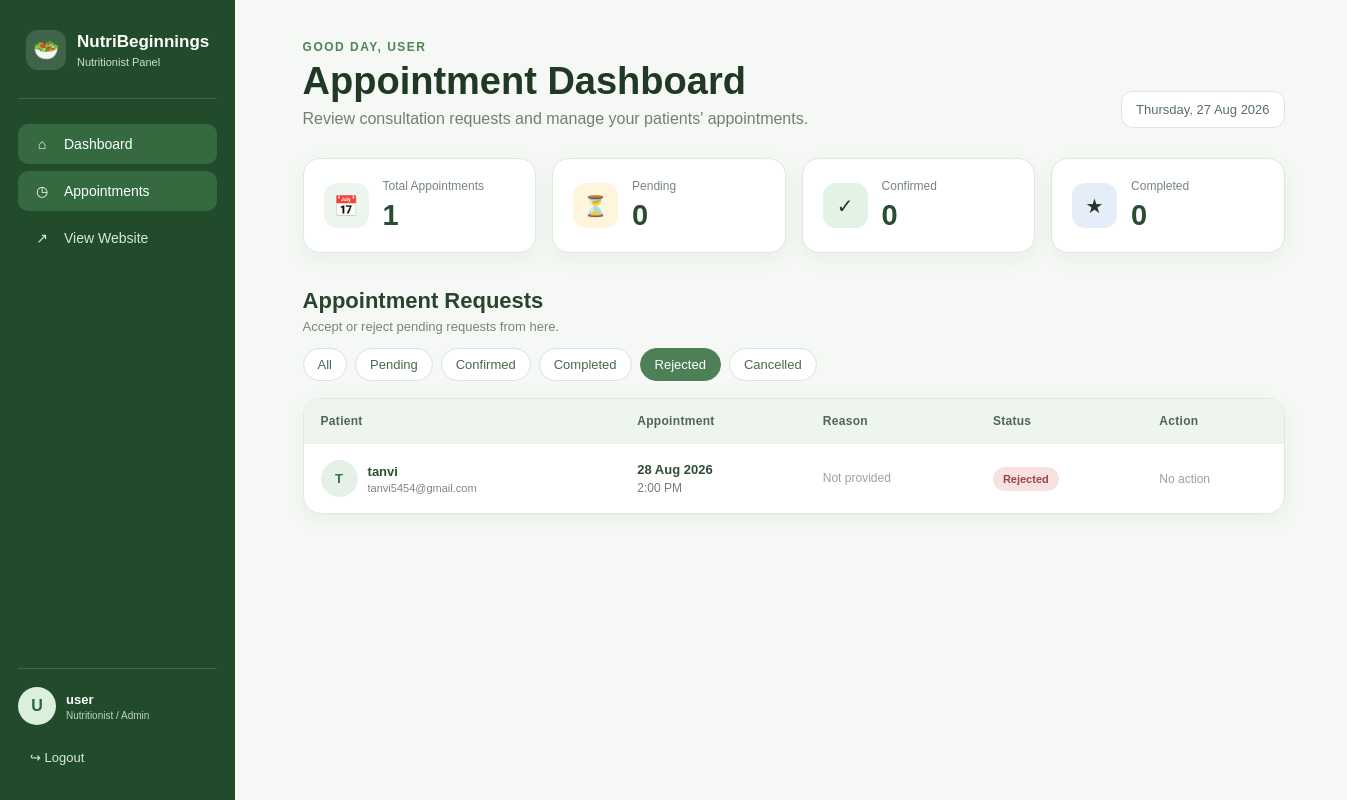
Screenshot of /appointments/admin-dashboard/?status=Rejected (signed in) with the database file from the repository.
### appointments/models.py (models this page shows, shortened)
class Appointment(models.Model):
    STATUS_CHOICES = [
        ('Pending', 'Pending'),
        ('Confirmed', 'Confirmed'),
        ('Completed', 'Completed'),
        ('Cancelled', 'Cancelled'),
        ('Rejected', 'Rejected'),
    ]
    TIME_CHOICES = [
        ('10:00', '10:00 AM'),
        ('11:00', '11:00 AM'),
        ('12:00', '12:00 PM'),
        ('14:00', '2:00 PM'),
        ('15:00', '3:00 PM'),
        ('16:00', '4:00 PM'),
    ]
    user = models.ForeignKey(
        settings.AUTH_USER_MODEL,
        on_delete=models.CASCADE,
        related_name='appointments'
    )
    appointment_date = models.DateField()
    appointment_time = models.CharField(max_length=5, choices=TIME_CHOICES)
    reason = models.TextField(blank=True)
    status = models.CharField(
        max_length=20,
        choices=STATUS_CHOICES,
        default='Pending'
    )
    rejection_message = models.TextField(blank=True, null=True)
    created_at = models.DateTimeField(auto_now_add=True)
    updated_at = models.DateTimeField(auto_now=True)
    class Meta:
        ordering = ['appointment_date', 'appointment_time']
        constraints = [
            models.UniqueConstraint(
                fields=['appointment_date', 'appointment_time'],
                condition=models.Q(status__in=['Pending', 'Confirmed']),
                name='unique_active_appointment_slot'
            )
        ]

### appointments/views.py (the view)
    def wrapped_view(request, *args, **kwargs):
        if not request.user.is_authenticated:
            return redirect('appointments:admin_login')
        if not request.user.is_staff:
            return redirect('appointments:admin_login')
        return view_func(request, *args, **kwargs)

### appointments/views.py (called while the page is built)
def staff_required(view_func):
    def wrapped_view(request, *args, **kwargs):
        if not request.user.is_authenticated:
            return redirect('appointments:admin_login')
        if not request.user.is_staff:
            return redirect('appointments:admin_login')
        return view_func(request, *args, **kwargs)
    return wrapped_view

### appointments/templates/appointments/admin_dashboard.html (shortened to what this page needs)
{% extends 'appointments/admin_base.html' %}
{% block dashboard_active %}active{% endblock %}
{% block appointments_active %}{% if status_filter != 'All' %}active{% endif %}{% endblock %}
{% block content %}
<div class="admin-topbar">
    <div>
        <div class="admin-kicker">GOOD DAY, {{ user.username|upper }}</div>
        <h1>Appointment Dashboard</h1>
        <p>Review consultation requests and manage your patients' appointments.</p>
    </div>
    <div class="admin-date">{{ today|date:'l, d M Y' }}</div>
</div>
<div class="admin-stats">
    <div class="stat-card"><div class="stat-icon">📅</div><div><span>Total Appointments</span><strong>{{ total_count }}</strong></div></div>
    <div class="stat-card pending-stat"><div class="stat-icon">⏳</div><div><span>Pending</span><strong>{{ pending_count }}</strong></div></div>
    <div class="stat-card confirmed-stat"><div class="stat-icon">✓</div><div><span>Confirmed</span><strong>{{ confirmed_count }}</strong></div></div>
    <div class="stat-card completed-stat"><div class="stat-icon">★</div><div><span>Completed</span><strong>{{ completed_count }}</strong></div></div>
</div>
<div class="section-head">
    <div>
        <h2>Appointment Requests</h2>
        <p>Accept or reject pending requests from here.</p>
    </div>
</div>
<div class="filter-bar">
    <a href="{% url 'appointments:admin_dashboard' %}" class="{% if status_filter == 'All' %}active{% endif %}">All</a>
    <a href="?status=Pending" class="{% if status_filter == 'Pending' %}active{% endif %}">Pending</a>
    <a href="?status=Confirmed" class="{% if status_filter == 'Confirmed' %}active{% endif %}">Confirmed</a>
    <a href="?status=Completed" class="{% if status_filter == 'Completed' %}active{% endif %}">Completed</a>
    <a href="?status=Rejected" class="{% if status_filter == 'Rejected' %}active{% endif %}">Rejected</a>
    <a href="?status=Cancelled" class="{% if status_filter == 'Cancelled' %}active{% endif %}">Cancelled</a>
</div>
<div class="admin-table-wrap">
    {% if appointments %}
    <table class="admin-table">
        <thead>
            <tr>
                <th>Patient</th>
                <th>Appointment</th>
                <th>Reason</th>
                <th>Status</th>
                <th class="action-column">Action</th>
            </tr>
        </thead>
        <tbody>
        {% for appointment in appointments %}
            <tr>
                <td>
                    <div class="patient-cell">
                        <div class="patient-avatar">{{ appointment.user.username|first|upper }}</div>
                        <div>
                            <div class="patient-name">{{ appointment.user.username }}</div>
                            <div class="patient-email">{{ appointment.user.email|default:'No email provided' }}</div>
                        </div>
                    </div>
                </td>
                <td>
                    <div class="appointment-date">{{ appointment.appointment_date|date:'d M Y' }}</div>
                    <div class="appointment-time">{{ appointment.get_appointment_time_display }}</div>
                </td>
                <td class="reason-cell">{% if appointment.reason %}{{ appointment.reason|truncatechars:65 }}{% else %}<span class="muted">Not provided</span>{% endif %}</td>
                <td><span class="status-pill status-{{ appointment.status|lower }}">{{ appointment.status }}</span></td>
                <td>
                    <div class="action-group">
                    {% if appointment.status == 'Pending' %}
                        <form method="post" action="{% url 'appointments:update_status' appointment.pk 'Confirmed' %}">{% csrf_token %}<button class="action-btn accept-btn" type="submit">✓ Accept</button></form>
                        <a class="action-btn reject-btn" href="{% url 'appointments:reject_appointment' appointment.pk %}">✕ Reject</a>
                    {% else %}
                        <span class="no-action">No action</span>
                    {% endif %}
                    </div>
                </td>
            </tr>
        {% endfor %}
        </tbody>
    </table>
    {% else %}
        <div class="empty-admin">
            <div class="empty-icon">📅</div>
            <h2>No appointments found</h2>
            <p>There are no appointments in this category.</p>
        </div>
    {% endif %}
</div>
{% endblock %}

### appointments/templates/appointments/admin_base.html (shortened to what this page needs)
{% load static %}
<!DOCTYPE html>
<html lang="en">
<head>
    <link rel="stylesheet" href="{% static 'appointments/admin.css' %}">
</head>
<body class="admin-body">
    <div class="admin-shell">
        <aside class="admin-sidebar">
            <a href="{% url 'appointments:admin_dashboard' %}" class="admin-brand">
                <span class="admin-brand-icon">🥗</span>
                <span><strong>NutriBeginnings</strong><small>Nutritionist Panel</small></span>
            </a>
            <nav class="admin-nav">
                <a href="{% url 'appointments:admin_dashboard' %}" class="admin-nav-link {% block dashboard_active %}{% endblock %}">
                    <span>⌂</span> Dashboard
                </a>
                <a href="{% url 'appointments:admin_dashboard' %}?status=Pending" class="admin-nav-link {% block appointments_active %}{% endblock %}">
                    <span>◷</span> Appointments
                </a>
                <a href="{% url 'accounts:home' %}" class="admin-nav-link">
                    <span>↗</span> View Website
                </a>
            </nav>
            <div class="admin-sidebar-bottom">
                <div class="admin-user-mini">
                    <div class="admin-avatar">{{ user.username|first|upper }}</div>
                    <div>
                        <strong>{{ user.username }}</strong>
                        <small>Nutritionist / Admin</small>
                    </div>
                </div>
                <a href="{% url 'appointments:admin_logout' %}" class="admin-logout">↪ Logout</a>
            </div>
        </aside>
        <main class="admin-main">
            {% block content %}{% endblock %}
        </main>
    </div>
</body>
</html>

### rows the page displays
Appointment: user.username|first "T", user.username "tanvi", user.email "tanvi5454@gmail.com", appointment_date "28 Aug 2026", appointment_time "2:00 PM", reason "Not provided", status "Rejected", shows "No action"

### other values shown
{{ user.username|first|upper }} "U"
{{ user.username }} "user"
{{ user.username|upper }} "USER"
{{ today|date:'l, d M Y' }} "Thursday, 27 Aug 2026"
{{ total_count }} "1"
{{ pending_count }} "0"
{{ confirmed_count }} "0"
{{ completed_count }} "0"
